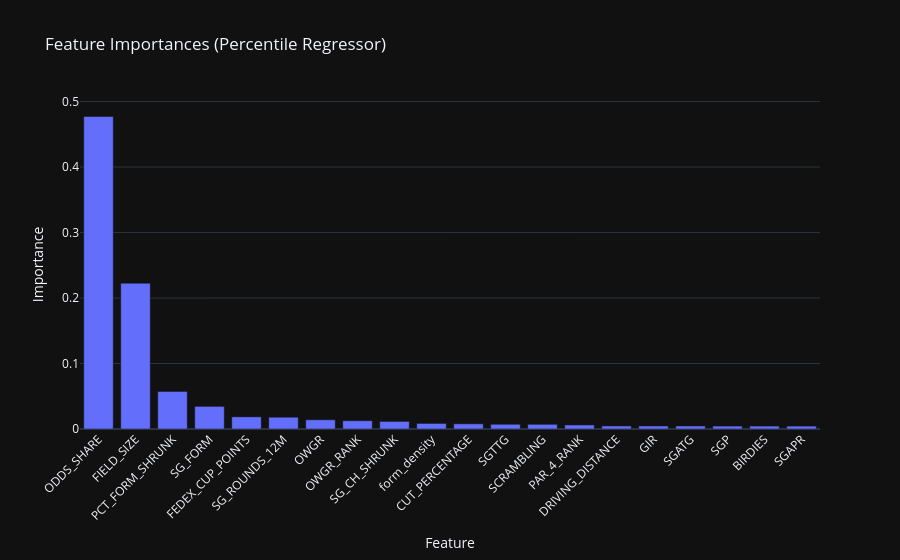

This figure's notebook cell:
### Code cell
import plotly.express as px

imp_df = importances.head(20).reset_index()
imp_df.columns = ["Feature", "Importance"]
fig = px.bar(imp_df, x="Feature", y="Importance",
             title="Feature Importances (Percentile Regressor)",
             template="plotly_dark")
fig.update_layout(xaxis_tickangle=-45)
fig.show()

### Figure 1 — Plotly figure (JSON) as saved in the notebook; plotly's stock layout.template omitted (floating-point values rounded to 4 significant figures)
{"data": [{"hovertemplate": "Feature=%{x}<br>Importance=%{y}<extra></extra>", "legendgroup": "", "marker": {"color": "#636efa", "pattern": {"shape": ""}}, "name": "", "orientation": "v", "showlegend": false, "textposition": "auto", "type": "bar", "x": ["ODDS_SHARE", "FIELD_SIZE", "PCT_FORM_SHRUNK", "SG_FORM", "FEDEX_CUP_POINTS", "SG_ROUNDS_12M", "OWGR", "OWGR_RANK", "SG_CH_SHRUNK", "form_density", "CUT_PERCENTAGE", "SGTTG", "SCRAMBLING", "PAR_4_RANK", "DRIVING_DISTANCE", "GIR", "SGATG", "SGP", "BIRDIES", "SGAPR"], "xaxis": "x", "y": [0.4773, 0.2226, 0.05738, 0.03456, 0.01856, 0.01801, 0.01408, 0.01266, 0.01158, 0.008515, 0.007905, 0.007203, 0.007164, 0.00617, 0.004642, 0.004608, 0.004586, 0.004476, 0.004473, 0.004458], "yaxis": "y"}], "layout": {"barmode": "relative", "legend": {"tracegroupgap": 0}, "title": {"text": "Feature Importances (Percentile Regressor)"}, "xaxis": {"anchor": "y", "domain": [0, 1], "tickangle": -45, "title": {"text": "Feature"}}, "yaxis": {"anchor": "x", "domain": [0, 1], "title": {"text": "Importance"}}}}
